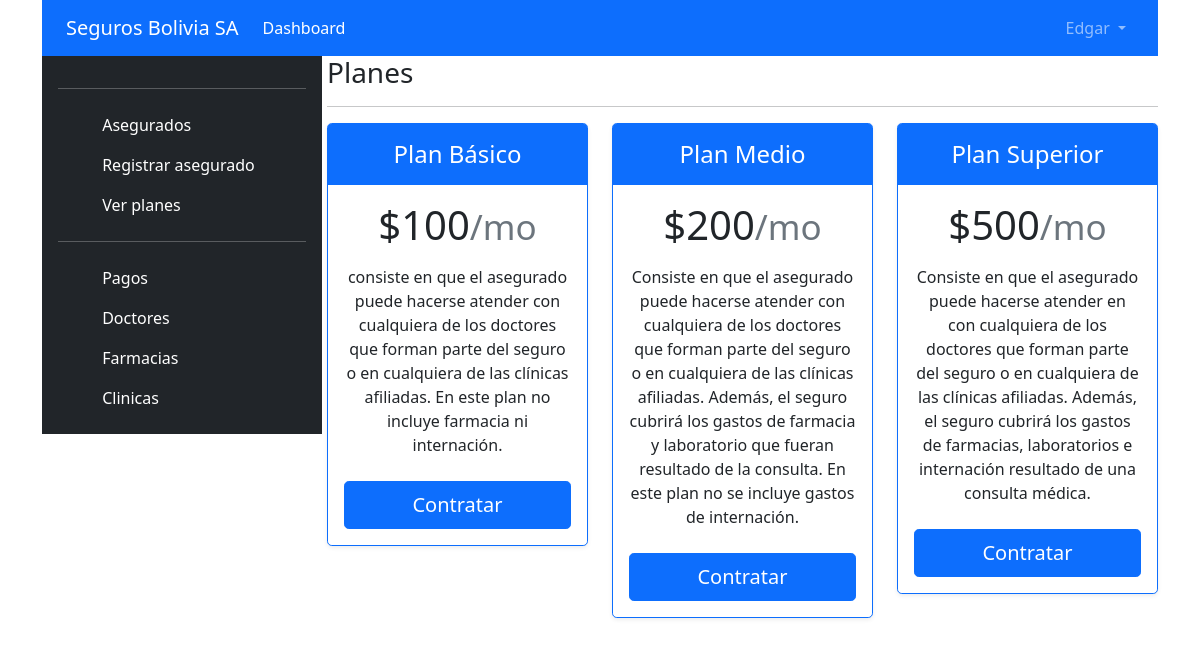
Page /planes (signed in) on the committed database.
### tables this page shows
CREATE TABLE `usuarios` (
  `id` int(11) NOT NULL,
  `nombre` varchar(50) NOT NULL,
  `apellidos` varchar(80) NOT NULL,
  `cargo` varchar(45) NOT NULL,
  `usuario` varchar(50) NOT NULL,
  `password` varchar(70) NOT NULL,
  `rol` varchar(20) NOT NULL,
  `url_imagen` varchar(150) DEFAULT NULL
);

CREATE TABLE `planes` (
  `id` int(11) NOT NULL,
  `nombre` varchar(20) NOT NULL,
  `precio` double NOT NULL,
  `precio_dependiente` double NOT NULL,
  `descripcion` varchar(400) NOT NULL
);

### libs/view.php (called while the page is built, shortened)
<?php
class View
{
    function render($nombre, $data = [])
    {
        $this->d = $data;
        require 'views/' . $nombre . '.php';
    }
}

### controllers/planes.php (called while the page is built, shortened)
<?php
class Planes extends SessionController
{
    private $user;
    public function __construct()
    {
        $this->user = $this->getUserSessionData();
    }
    public function render()
    {
        $planes = new PlanesModel();
        $this->view->render("planes/index", [
            "user" => $this->user,
            "planes" => $planes->getAll()
        ]);
    }
}

### index.php (called while the page is built, shortened)
<?php
require_once "libs/db.php";
require_once "libs/model.php";
require_once "libs/view.php";
require_once "classes/sessioncontroller.php";
$app = new App();

### models/userModel.php (called while the page is built, shortened)
<?php
class UserModel extends Model implements IModel
{
    private $nombre;
    public function __construct()
    {
        $this->nombre = "";
    }
    public function get($id)
    {
        try {
            $query = $this->prepare("SELECT * FROM usuarios WHERE id = :id");
            return $this;
        } catch (PDOException $e) {
            error_log("User_Model::getId -> Algo anda fallando " . $e);
        }
    }
    public function getNombre()
    {
        return $this->nombre;
    }
    public function setNombre($nombre): self
    {
        $this->nombre = $nombre;
        return $this;
    }
}

### libs/db.php (called while the page is built, shortened)
<?php
class Database
{
    private $host;
    private $db;
    private $user;
    private $password;
    public function __construct()
    {
        $this->host = constant('HOST');
        $this->db = constant('DB');
        $this->user = constant('USER');
        $this->password = constant('PASSWORD');
    }
    function connect()
    {
        try {
            $connection = "mysql:host=" . $this->host . ";dbname=" . $this->db . ";";
            $options = [
                PDO::ATTR_ERRMODE            => PDO::ERRMODE_EXCEPTION,
                PDO::ATTR_EMULATE_PREPARES   => false,
            ];
            $pdo = new PDO($connection, $this->user, $this->password, $options);
            return $pdo;
        } catch (PDOException $e) {
            print_r('Error connection: ' . $e->getMessage());
        }
    }
}

### libs/model.php (called while the page is built, shortened)
<?php
class Model{
    function __construct(){
        $this->db = new Database();
    }
    function query($query){
        return $this->db->connect()->query($query);
    }
    function prepare($query){
        return $this->db->connect()->prepare($query);
    }
}

### classes/sessioncontroller.php (called while the page is built, shortened)
<?php
require_once "classes/session.php";
require_once "models/userModel.php";
class SessionController extends Controller
{
    private $session;
    private function init()
    {
        $this->session = new Session();
    }
    function getUserSessionData()
    {
        $id = $this->session->getCurrentUser();
        $this->user = new UserModel();
        $this->user->get($id);
        return $this->user;
    }
}

### classes/session.php (called while the page is built, shortened)
<?php
class Session{
    private $sessionName = 'user';
    public function getCurrentUser(){
        return $_SESSION[$this->sessionName];
    }
}

### models/planesmodel.php (called while the page is built, shortened)
<?php
class PlanesModel extends Model
{
    private $nombre;
    private $precio;
    private $descripcion;
    public function getAll()
    {
        $items = [];
        try {
            $query = $this->query("SELECT * FROM planes");
            while ($p = $query->fetch(PDO::FETCH_ASSOC)) {
                $item = new PlanesModel();
                $item->from($p);
                array_push($items, $item);
            }
            return $items;
        } catch (PDOException $e) {
            error_log("Planes_Model::getAll -> Algo anda fallando " . $e);
            return false;
        }
    }
    public function from($array)
    {
        $this->nombre = $array["nombre"];
        $this->precio = $array["precio"];
        $this->descripcion = $array["descripcion"];
    }
    public function getNombre()
    {
        return $this->nombre;
    }
    public function getPrecio()
    {
        return $this->precio;
    }
    public function getDescripcion()
    {
        return $this->descripcion;
    }
}

### views/planes/index.php (the view)
<?php
$planes = $this->d['planes'];
$usuario = $this->d["user"];
require_once "views/header.php";
?>
<div class="col-9">
    <h3>Planes</h3>
    <hr>
    <div class="row row-cols-1 row-cols-md-3 mb-3 text-center">
        <?php
        foreach ($planes as $plan) {
        ?>
            <div class="col-4">
                <div class="card mb-4 rounded-3 shadow-sm border-primary">
                    <div class="card-header py-3 text-white bg-primary border-primary">
                        <h4 class="my-0 fw-normal"><?php echo $plan->getNombre(); ?></h4>
                    </div>
                    <div class="card-body">
                        <h1 class="card-title pricing-card-title">$<?php echo $plan->getPrecio(); ?><small class="text-muted fw-light">/mo</small></h1>
                        <ul class="list-unstyled mt-3 mb-4">
                            <?php echo $plan->getDescripcion(); ?>
                        </ul>
                        <button type="button" class="w-100 btn btn-lg btn-primary">Contratar</button>
                    </div>
                </div>
            </div>
        <?php
        }
        ?>
    </div>
</div>
</div>

### views/header.php (shortened to what this page needs)
<!DOCTYPE html>
<html lang="en">
<head>
    <link href="https://cdn.jsdelivr.net/npm/bootstrap@5.0.0-beta3/dist/css/bootstrap.min.css" rel="stylesheet">
    <link rel="stylesheet" href="https://cdn.jsdelivr.net/npm/bootstrap-icons@1.4.0/font/bootstrap-icons.css">
    <link rel="stylesheet" href="https://cdnjs.cloudflare.com/ajax/libs/lightbox2/2.11.3/css/lightbox.css" />
</head>
<body>
    <div class="container">
        <div class="row">
            <header>
                <nav class="navbar navbar-expand-lg navbar-dark bg-primary">
                    <div class="container-fluid">
                        <a class="navbar-brand" href="<?php echo constant("URL") ?>">Seguros Bolivia SA</a>
                        <div class="collapse navbar-collapse" id="navbarSupportedContent">
                            <ul class="navbar-nav me-auto mb-2 mb-lg-0">
                                <li class="nav-item">
                                    <a class="nav-link active" aria-current="page" href="<?php echo constant("URL") ?>">Dashboard</a>
                                </li>
                            </ul>
                            <ul class="navbar-nav">
                                <li class="nav-item dropdown">
                                    <a class="nav-link dropdown-toggle" href="#" id="navbarDropdown" role="button" data-bs-toggle="dropdown" aria-expanded="false">
                                        <?php echo $usuario->getNombre(); ?>
                                    </a>
                                </li>
                            </ul>
                        </div>
                    </div>
                </nav>
            </header>
        </div>
        <div class="row">
            <div class="col-3">
                <div class="d-flex flex-column p-3 text-white bg-dark" style="width: 280px;">
                    <hr>
                    <ul class="nav nav-pills flex-column mb-auto">
                        <li>
                            <a href="<?php echo constant("URL") . "dashboard"; ?>" class="nav-link text-white">
                                <svg class="bi me-2" width="16" height="16">
                                    <use xlink:href="#speedometer2" />
                                </svg>
                                Asegurados
                            </a>
                        </li>
                        <li>
                            <a href="<?php echo constant("URL") . "asegurados/create"; ?>" class="nav-link text-white">
                                <svg class="bi me-2" width="16" height="16">
                                    <use xlink:href="#speedometer2" />
                                </svg>
                                Registrar asegurado
                            </a>
                        </li>
                        <li>
                            <a href="<?php echo constant("URL") . "planes"; ?>" class="nav-link text-white">
                                <svg class="bi me-2" width="16" height="16">
                                    <use xlink:href="#table" />
                                </svg>
                                Ver planes
                            </a>
                        </li>
                        <hr>
                        <li>
                            <a href="#" class="nav-link text-white">
                                <svg class="bi me-2" width="16" height="16">
                                    <use xlink:href="#people-circle" />
                                </svg>
                                Pagos
                            </a>
                        </li>
                        <li>
                            <a href="#" class="nav-link text-white">
                                <svg class="bi me-2" width="16" height="16">
                                    <use xlink:href="#grid" />
                                </svg>
                                Doctores
                            </a>
                        </li>
                        <li>
                            <a href="#" class="nav-link text-white">
                                <svg class="bi me-2" width="16" height="16">
                                    <use xlink:href="#people-circle" />
                                </svg>
                                Farmacias
                            </a>
                        </li>
                        <li>
                            <a href="#" class="nav-link text-white">
                                <svg class="bi me-2" width="16" height="16">
                                    <use xlink:href="#people-circle" />
                                </svg>
                                Clinicas
                            </a>
                        </li>
                    </ul>
                </div>
            </div>

### rows in the picture
usuarios: nombre "Edgar"
planes: nombre "Plan Básico", precio "100", descripcion "consiste en que el asegurado puede hacerse atender con cualquiera de los doctores que forman parte del seguro o en cualquiera de las clínicas afiliadas. En este plan no incluye farmacia ni internación."
planes: nombre "Plan Medio", precio "200", descripcion "Consiste en que el asegurado puede hacerse atender con cualquiera de los doctores que forman parte del seguro o en cualquiera de las clínicas afiliadas. Además, el seguro cubrirá los gastos de farmacia y laboratorio que fueran resultado de la consulta. En este plan no se incluye gastos de internación."
planes: nombre "Plan Superior", precio "500", descripcion "Consiste en que el asegurado puede hacerse atender en con cualquiera de los doctores que forman parte del seguro o en cualquiera de las clínicas afiliadas. Además, el seguro cubrirá los gastos de farmacias, laboratorios e internación resultado de una consulta médica."
